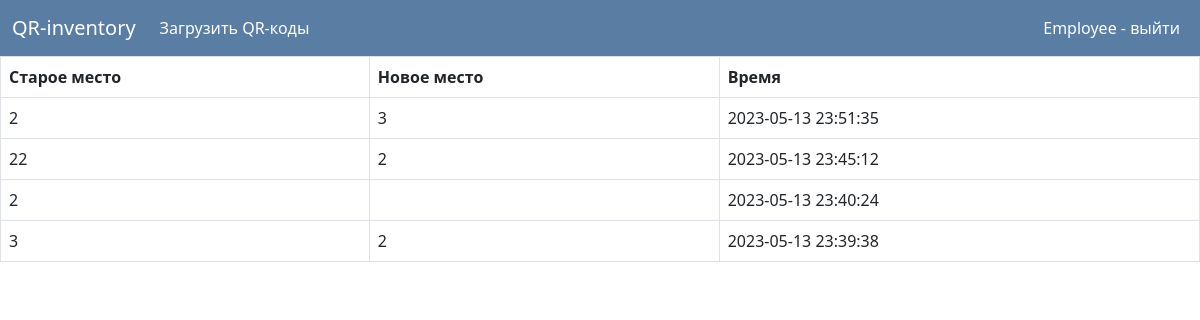
Screenshot of /object_history/535 (signed in) with the database file from the repository.
### data/users.py (models this page shows, shortened)
class User(SqlAlchemyBase, UserMixin, SerializerMixin):
    __tablename__ = 'users'
    id = sqlalchemy.Column(sqlalchemy.Integer,
                           primary_key=True, autoincrement=True)
    name = sqlalchemy.Column(sqlalchemy.String)
    email = sqlalchemy.Column(sqlalchemy.String,
                              index=True, unique=True, nullable=True)
    hashed_password = sqlalchemy.Column(sqlalchemy.String, nullable=True)
    role = sqlalchemy.Column(sqlalchemy.Integer, sqlalchemy.ForeignKey('roles.id'))

### data/history.py (models this page shows)
class History(SqlAlchemyBase, SerializerMixin):
    __tablename__ = 'history'
    id = sqlalchemy.Column(sqlalchemy.Integer,
                           primary_key=True, autoincrement=True)
    old_place_id = sqlalchemy.Column(sqlalchemy.Integer,
                                     sqlalchemy.ForeignKey('places.id'))
    new_place_id = sqlalchemy.Column(sqlalchemy.Integer,
                                     sqlalchemy.ForeignKey('places.id'))
    date = sqlalchemy.Column(sqlalchemy.DateTime,
                             default=datetime.datetime.now)
    obj_id = sqlalchemy.Column(sqlalchemy.Integer,
                               sqlalchemy.ForeignKey('objects.id'))
    def get_date(self):
        return str(self.date)[0:-7]

### data/places.py (models this page shows)
class Place(SqlAlchemyBase, SerializerMixin):
    __tablename__ = 'places'
    id = sqlalchemy.Column(sqlalchemy.Integer,
                           primary_key=True, autoincrement=True)
    text = sqlalchemy.Column(sqlalchemy.String)

### front/user_pages.py (the view)
@app.route('/object_history/<int:id>')
@login_required
def object_history(id):
    db_sess = db_session.create_session()
    obj = db_sess.query(Object).filter(Object.id == id).first()
    if obj:
        histories = reversed(db_sess.query(History).filter(History.obj_id == obj.id).all())
        places = db_sess.query(Place)
        return render_template('object_history.html', obj=obj, places=places, histories=histories,
                               title='Просмотр истории')
    else:
        abort(404)

### data/db_session.py (called while the page is built)
def create_session() -> Session:
    global __factory
    return __factory()

### flask_app.py (called while the page is built)
@login_manager.user_loader
def load_user(user_id):
    return db_sess.query(User).get(user_id)

### templates/object_history.html
{% extends "user/base.html" %}
{% block content %}
    {% if histories %}
        <div class="history">
            <table class="table table-bordered" id="histTable">
                <thead>
                <tr>
                    <th>Старое место</th>
                    <th>Новое место</th>
                    <th>Время</th>
                </tr>
                </thead>
                <tbody>
                {% for hist in histories %}
                    <tr>
                        <td> {{ places.get(hist.old_place_id).text }}</td>
                        <td> {{ places.get(hist.new_place_id).text }}</td>
                        <td> {{ hist.get_date() }}</td>
                    </tr>
                {% endfor %}
                </tbody>
            </table>
        </div>
    {% else %}
        <h1 align="center">
            Данные о перемещениях отстутствуют
        </h1>
    {% endif %}
{% endblock %}

### templates/user/base.html (shortened to what this page needs)
<!doctype html>
<html lang="en">
<head>
    <link href="https://cdn.jsdelivr.net/npm/bootstrap@5.3.0-alpha3/dist/css/bootstrap.min.css" rel="stylesheet"
>
    <link rel="stylesheet" href="https://cdn.datatables.net/1.13.4/css/dataTables.bootstrap5.min.css">
    <link rel="stylesheet" href="/static/style.css">
    <link rel="stylesheet" href="https://cdnjs.cloudflare.com/ajax/libs/font-awesome/4.7.0/css/font-awesome.min.css">
</head>
<body>
<header>
    <nav class="navbar navbar-expand-lg">
        <div class="container-fluid">
            <a class="navbar-brand" href="/"> QR-inventory </a>
            <div class="collapse navbar-collapse" id="navbarNav">
                <ul class="navbar-nav">
                    <li class="nav-item">
                        <a class="nav-link" href="/download_qr">Загрузить QR-коды</a>
                    </li>
                </ul>
            </div>
            <div class="d-flex">
                {% if current_user.is_authenticated %}
                    <a class="nav-link me-2" href="/logout"> {{ current_user.name }} - выйти </a>
                {% else %}
                    <a class="btn btn-primary me-2" href="/register">Зарегистрироваться</a>
                    <a class="btn btn-primary" href="/login">Войти</a>
                {% endif %}
            </div>
        </div>
    </nav>
</header>
<main role="main" class="main_block">
    {% block content %}{% endblock %}
</main>
</body>
</html>

### static/style.css (style rules this page uses)
li { list-style-type:none; }
.nav-link { color: #ffffff; }
.navbar-brand { color: #ffffff; }
.navbar { background-color: #597da3; color: #ffffff; }

### rows the page displays
User: name "Employee"
History: get "2", get "3", get_date "2023-05-13 23:51:35"
History: get "2", get_date "2023-05-13 23:45:12"
Place: get "22"
History: get "2", get_date "2023-05-13 23:40:24"
History: get "3", get "2", get_date "2023-05-13 23:39:38"
